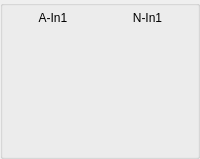
    <widget class="QGroupBox" name="groupBox_7">
     <property name="title">
      <string/>
     </property>
     <layout class="QGridLayout" name="gridLayout">
      <property name="leftMargin">
       <number>5</number>
      </property>
      <property name="topMargin">
       <number>5</number>
      </property>
      <property name="rightMargin">
       <number>5</number>
      </property>
      <property name="bottomMargin">
       <number>5</number>
      </property>
      <property name="spacing">
       <number>5</number>
      </property>
      <item row="0" column="0">
       <widget class="QLabel" name="label_A_In1">
        <property name="text">
         <string>A-In1</string>
        </property>
        <property name="alignment">
         <set>Qt::AlignCenter</set>
        </property>
       </widget>
      </item>
      <item row="1" column="0" alignment="Qt::AlignLeft">
       <widget class="VolumeWidget" name="Meter_AIn_1" native="true">
        <property name="minimumSize">
         <size>
          <width>33</width>
          <height>121</height>
         </size>
        </property>
        <property name="maximumSize">
         <size>
          <width>33</width>
          <height>121</height>
         </size>
        </property>
        <property name="MaxValue" stdset="0">
         <number>0</number>
        </property>
        <property name="MinValue" stdset="0">
         <number>-100</number>
        </property>
        <property name="SingleTrack" stdset="0">
         <bool>true</bool>
        </property>
        <property name="ScaleLabel" stdset="0">
         <bool>true</bool>
        </property>
       </widget>
      </item>
      <item row="1" column="1" alignment="Qt::AlignLeft">
       <widget class="VolumeWidget" name="Meter_AIn_2" native="true">
        <property name="minimumSize">
         <size>
          <width>33</width>
          <height>121</height>
         </size>
        </property>
        <property name="maximumSize">
         <size>
          <width>33</width>
          <height>121</height>
         </size>
        </property>
        <property name="MaxValue" stdset="0">
         <number>0</number>
        </property>
        <property name="MinValue" stdset="0">
         <number>-100</number>
        </property>
        <property name="SingleTrack" stdset="0">
         <bool>true</bool>
        </property>
        <property name="ScaleLabel" stdset="0">
         <bool>true</bool>
        </property>
       </widget>
      </item>
      <item row="0" column="1">
       <widget class="QLabel" name="label_N_In1">
        <property name="text">
         <string>N-In1</string>
        </property>
        <property name="alignment">
         <set>Qt::AlignCenter</set>
        </property>
       </widget>
      </item>
     </layout>
    </widget>
